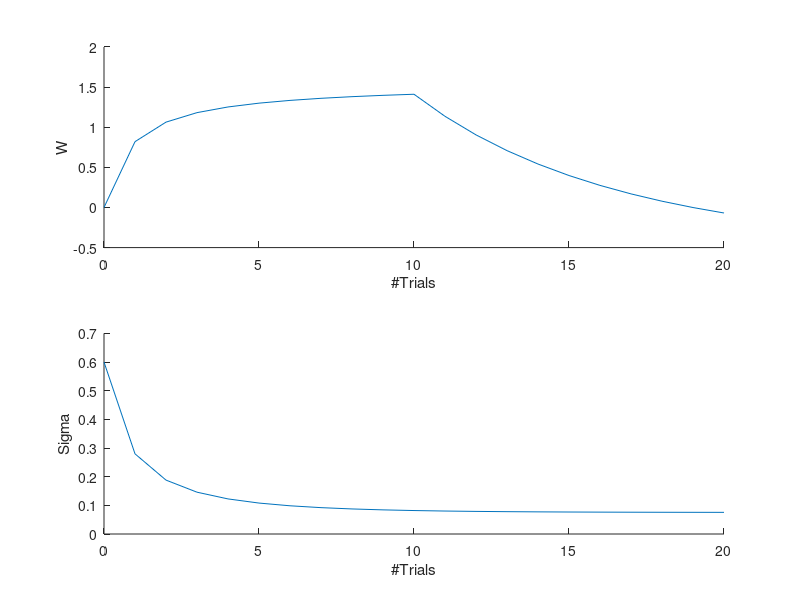

Here is the MATLAB script that generated this plot: (Note: this script raises an error after producing the figure.)
%% Q2
% Fig 1 Blocking
clearvars

V = 0.49; % Measure variance
P = 0.01; % Process variance
w = 0;
sig = 0.6;
n_Trials = 10;

u = 1;
r = 1;
w_list = w;
sig_list = sig;
for i=1:n_Trials
%     y = r + normrnd(0,V); % This one leads to big difference in result.
    y = r + V;
    w_n = w + sig * u' ./ (u*sig*u'+V) * (y - u*w);
    sig_n = sig - sig * u' ./ (u*sig*u'+V) * u * sig + eye(1) * P;
    w = w_n;
    sig = sig_n;
    w_list = [w_list w];
    sig_list = [sig_list sig];
end
r = -1;
for i=1:n_Trials
%     y = r + normrnd(0,V); % This one leads to big difference in result.
    y = r + V;
    w_n = w + sig * u' ./ (u*sig*u'+V) * (y - u*w);
    sig_n = sig - sig * u' ./ (u*sig*u'+V) * u * sig + eye(1) * P;
    w = w_n;
    sig = sig_n;
    w_list = [w_list w];
    sig_list = [sig_list sig];
end

figure;
set(gcf,'Color',[1 1 1]);
set(gca,'FontName','arial','FontSize',10); % Check this
subplot(2,1,1);
plot(0:(2*n_Trials),w_list);
xlabel('#Trials');
ylabel('W');
box off
subplot(2,1,2);
plot(0:(2*n_Trials),sig_list(1,:));
box off
xlabel('#Trials');
ylabel('Sigma');
export_fig('Kalman_Q5.png','-r600');
%% Q6
% Fig 3
clearvars

Gamma = 3;

figure;
set(gcf,'Color',[1 1 1]);
set(gca,'FontName','arial','FontSize',10); % Check this
subplot(3,1,1);
w0 = [0:-0.02:-1 -3:-0.02:-3.5];
r = w0' + normrnd(0,0.2,length(w0),1);
w0 = w0' + normrnd(0,0.05,length(w0),1);
plot(w0);
hold on
scatter(1:length(w0),r,'x');
ylim([-4 4])
legend({'r(t)' 'w(t)'});
box off
subplot(3,1,2);
plot(w0);
hold on
scatter(1:length(w0),r,'x');
ylim([-4 4])
% export_fig('Kalman_Q5.png','-r600');

V = 0.49; % Measure variance
P = 0.01; % Process variance
w = 0;
sig = 0.6;
u = 1;
w_list = [];
sig_list = [];
beta_list = [];
for i=1:length(r)
%     y = r + normrnd(0,V); % This one leads to big difference in result.
    y = r(i);
    Beta = (y - u*w)^2/(u'*sig*u+V);
    if(Beta > Gamma)
        sig = 1;
    end
    w_n = w + sig * u' ./ (u*sig*u'+V) * (y - u*w);
    sig_n = sig - sig * u' ./ (u*sig*u'+V) * u * sig + eye(1) * P;
    w = w_n;
    sig = sig_n;
    beta_list = [beta_list Beta];
    w_list = [w_list w];
    sig_list = [sig_list sig];
end
scatter(1:length(w0),w_list,'o');
legend({'r(t)' 'w(t)' 'w_hat(t)'});
box off
subplot(3,1,3);
plot(beta_list,'-')
hold on
plot([0,length(w0)],[Gamma,Gamma])
legend({'NE' 'Gamma'});
box off
export_fig('Fig3.png','-r600');
%% Q6
% Fig 3
clearvars

Gammas = 0:0.1:15;
mse_list = [];
for iter=1:1000
    iter
    for k=1:length(Gammas)
        Gamma = Gammas(k);
        V = 0.49; % Measure variance
        P = 0.01; % Process variance
        w0 = [0:-0.02:-1 -3:-0.02:-3.5];
        r = w0;
        w0 = w0' + normrnd(0,P,length(w0),1);
        MN = normrnd(0,V,1,length(w0));
        w = 0;
        sig = 0.6;
        u = 1;
        w_list = [];
        sig_list = [];
        beta_list = [];
        for i=1:length(r)
        %     y = r + normrnd(0,V); % This one leads to big difference in result.
            y = r(i) + MN(i);
            Beta = (y - u*w)^2/(u'*sig*u+V);
            if(Beta > Gamma)
                sig = 1;
            end
            w_n = w + sig * u' ./ (u*sig*u'+V) * (y - u*w);
            sig_n = sig - sig * u' ./ (u*sig*u'+V) * u * sig + eye(1) * P;
            w = w_n;
            sig = sig_n;
            beta_list = [beta_list Beta];
            w_list = [w_list w];
            sig_list = [sig_list sig];
        end
        mse_list(iter,k) = sum((w_list-r).^2);
    end
end
err = [];
for i=1:size(mse_list,2)
    err = [err std(mse_list(:,i))/sqrt(1000)];
end

figure;
set(gcf,'Color',[1 1 1]);
set(gca,'FontName','arial','FontSize',10); % Check this
errorbar(Gammas,mean(mse_list,1),err);
d = mean(mse_list,1);
hold on
plot([Gammas(1) Gammas(end)],ones(1,2)*min(d))
plot([Gammas(1) Gammas(end)],ones(1,2)*d(1))
box off
xlabel('Gamma');
ylabel('MSE');
export_fig('Fig3_d.png','-r600');